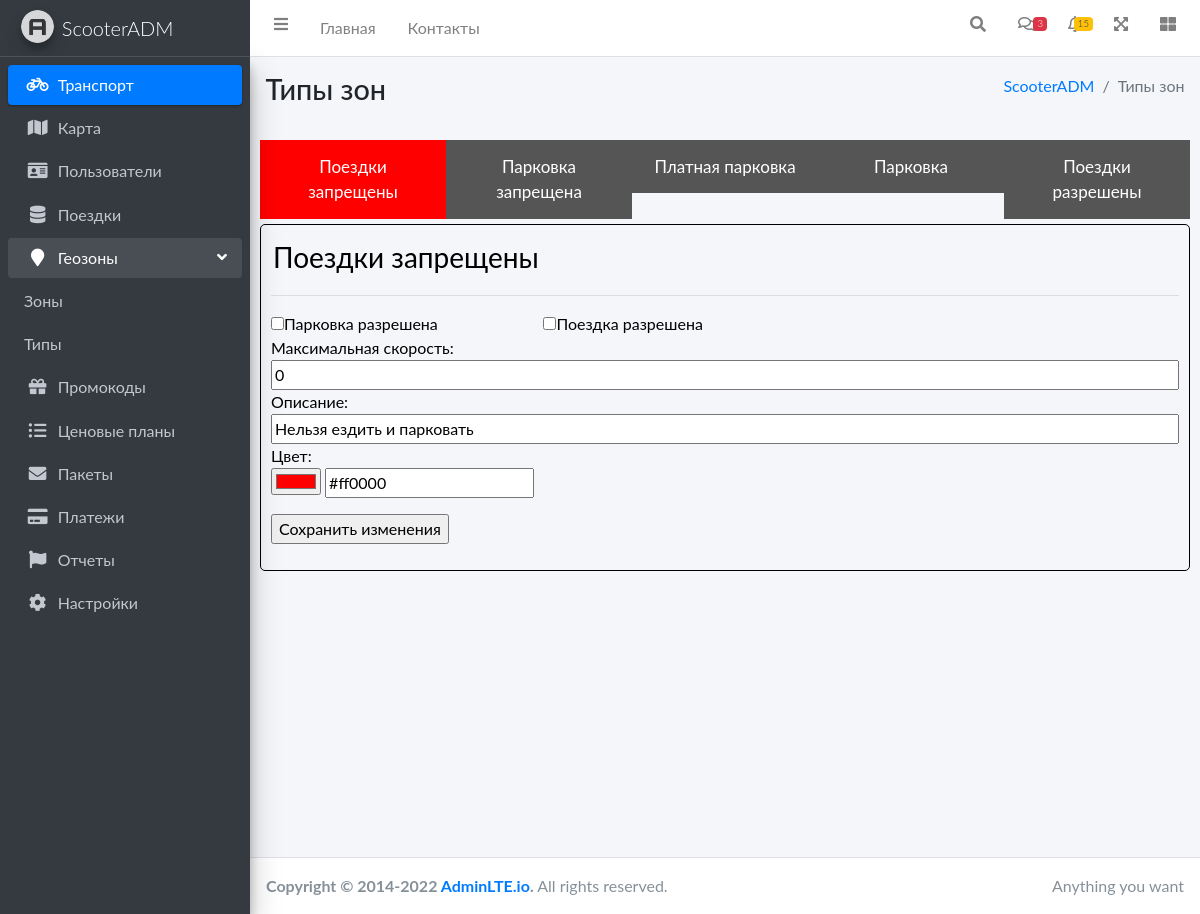
Screenshot of /typeofzone.html with the database file from the repository.
### adm/models.py (models this page shows, shortened)
class TypeOfZone(models.Model):
    TypeZone = models.CharField(max_length=30, null=True)
    ColorZone = models.CharField(max_length=7, null=True)
    CanYouScooterOnThisArea = models.BooleanField(null=True)
    CanYouParkingOnThisArea = models.BooleanField(null=True)
    MaxSpeed = models.IntegerField(null=True, max_length=3)
    Description = models.CharField(max_length=50, null=True)

### adm/views.py (the view, shortened to what this page needs)
# urls.py: path('typeofzone.html', views.typeofzone, name='typeofzone'),
def typeofzone(request):
    error = ''
    name = "Типы зон"
    massiv1 = TypeOfZone.objects.all().values_list() # создаем массив с именами зон и состоянием можноли там парковаться и ездить
    massiv ={} # объявляем словарь
    lengthMassiv = 0  # переменная для последующего перебора длинны массива
    for i in massiv1: # присваиваем i поочереди каждое значение массива с именами зон и состоянием можноли там парковаться и ездить
        massiv[lengthMassiv] = i # добавляем в словарь ключ с нулевым значением i и присваиваем ему всю i
        lengthMassiv=lengthMassiv+1 # увеличиваем переменную на 1
    typezone = TypeOfZone.objects.all()
    return render(request, 'adm/typeofzone.html', {'name': name, 'typezone': typezone,'error': error, 'massiv': massiv})

### templates/adm/typeofzone.html (shortened to what this page needs)
{% extends 'adm/index.html' %}
{% load static %}
{% block content_header %}
<div class="content-header">
      <div class="container-fluid">
        <div class="row mb-2">
          <div class="col-sm-6">
            <h1 class="m-0">{{name}}</h1>
          </div>
          <div class="col-sm-6">
            <ol class="breadcrumb float-sm-right">
              <li class="breadcrumb-item"><a href="#">{% block content_header_breadcrumb %}ScooterADM{% endblock %}</a></li>
              <li class="breadcrumb-item active">{{name}}</li>
            </ol>
          </div>
        </div>
      </div>
    </div>
{% endblock %}
{% block main_content.html %}
</head>
<body>
<div style="padding: 10px;">
<div>
{% for el in typezone %}
<button class="tablink" onclick="openZone('{{el.TypeZone}}', this, '{{el.ColorZone}}')" id="defaultOpen">{{el.TypeZone}}</button>
{% endfor%}
</div>
  {% for el in typezone %}
  <div id="{{el.TypeZone}}" class="tabcontent">
      <div>
        <form name="TypeOfZoneForm" method="post">
          <div style="float: left width: 100%;">
            <input id="{{el.TypeZone}}name" type="text" name="TypeZone" readonly  value="{{el.TypeZone}}" style="border: none;font-size: 21pt;background-color:#f4f6f9">
          <hr />
          </div>
          <div style="float: left; width: 30%;">
            <input type="checkbox" id="CanYouParkingOnThisArea{{el.TypeZone}}" name="CanYouParkingOnThisArea">Парковка разрешена
          </div>
          <div style="float: left; width: 70%;">
            <input type="checkbox" id="CanYouScooterOnThisArea{{el.TypeZone}}" name="CanYouScooterOnThisArea">Поездка разрешена
          </div>
          <div>
            Максимальная скорость:<br>
            <input type="text" id="{{el.TypeZone}}MaxSpeed" name="MaxSpeed" style=" width: 100%;">
          </div>
          <div>
            Описание:<br>
            <input type="text" id="{{el.TypeZone}}Description" name="Description" style=" width: 100%;">
          </div>
          Цвет:
          <p><input id="{{el.TypeZone}}id_hex_color" maxlength="7" name="hex_color" type="color" value="#7E7593" >
          <input id="{{el.TypeZone}}id_ColorZone" maxlength="7" name="ColorZone" type="text" value="#7E7593" ></p>
          <p><input type="submit" value="Сохранить изменения"></p>
        </form>
      </div>
  </div>
  {% endfor%}
</div>
{% endblock %}

### templates/adm/typeofzone.html (style rules this page uses)
body { font-family: "Lato", sans-serif; }
.tablink { background-color: #555; color: white; float: left; border: none; outline: none; cursor: pointer; padding: 14px 16px; font-size: 17px; width: 20%; }
.tabcontent { color: black; background-color:#f4f6f9; width: 100%; padding:10px; border: solid 1px black; border-radius: 5px; float:left; margin-top: 5px; display: none; text-align: left; }

### rows the page displays
TypeOfZone: TypeZone "Поездки запрещены"
TypeOfZone: TypeZone "Парковка запрещенa"
TypeOfZone: TypeZone "Платная парковка"
TypeOfZone: TypeZone "Парковка"
TypeOfZone: TypeZone "Поездки разрешены"

### other values shown
{{ name }} "Типы зон"
